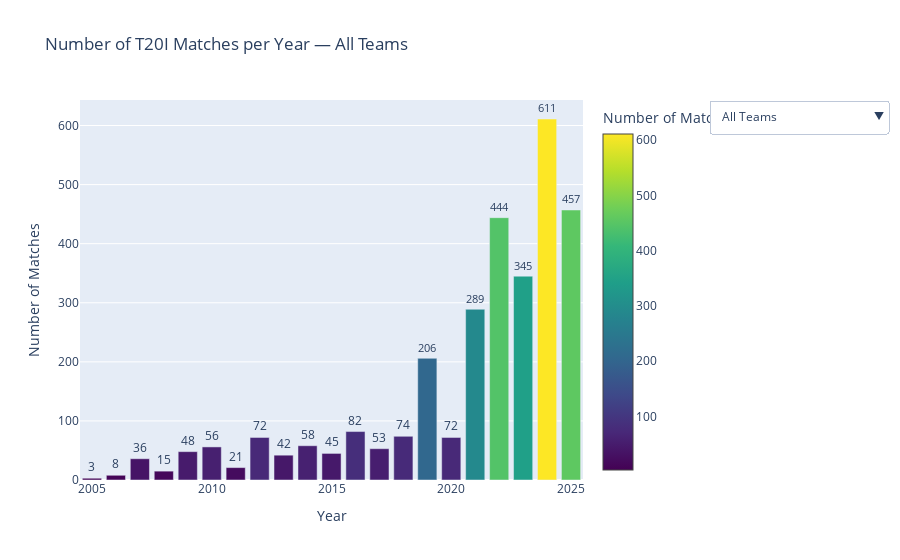

Notebook code cell kept with this figure:
### Markdown cell above
## Distribution of matches by year

### Code cell
match_df['year'] = match_df['date'].dt.year

team_1 = set(match_df['team_1'])
team_2 = set(match_df['team_2'])
teams = sorted(team_1.union(team_2))

team_year_data = {
    team: match_df[(match_df['team_1'] == team) | (match_df['team_2'] == team)]['year'].value_counts().sort_index()
    for team in teams
}

all_year_counts = match_df['year'].value_counts().sort_index()

colors = px.colors.sequential.Viridis
fig = go.Figure()

fig.add_trace(go.Bar(
    x=all_year_counts.index,
    y=all_year_counts.values,
    name="All Matches",
    text=all_year_counts.values,
    textposition='outside',
    marker={
        "color": all_year_counts.values,
        "colorscale": colors,
        "showscale": True,
        "colorbar": {
            "title": "Number of Matches"
        }
    },
    
))

dropdown_buttons = [
    dict(
        label="All Teams",
        method="update",
        args=[
            {
                "x": [all_year_counts.index],
                "y": [all_year_counts.values],
                "text": [all_year_counts.values],
                "marker": {
                    "color": all_year_counts.values,
                    "colorscale": "Viridis",
                    "showscale": True,
                    "colorbar": {
                        "title": "Number of Matches"
                    }
                }
            },
            {"title": "Number of T20I Matches per Year — All Teams"}
        ]
    )
]

for team, year_counts in team_year_data.items():
    dropdown_buttons.append(
        dict(
            label=team,
            method="update",
            args=[
                {
                    "x": [year_counts.index],
                    "y": [year_counts.values],
                    "text": [year_counts.values],
                    "marker": {
                        "color": year_counts.values,
                        "colorscale": colors,
                        "showscale": True,
                        "colorbar": {
                            "title": "Number of Matches"
                        }
                    }
                },
                {"title": f"Number of T20I Matches per Year — {team}"}
            ]
        )
    ) 

fig.update_layout(
    title="Number of T20I Matches per Year — All Teams",
    xaxis_title="Year",
    yaxis_title="Number of Matches",
    updatemenus=[
        dict(
            type="dropdown",
            direction="down",
            showactive=True,
            buttons=dropdown_buttons,
            x=1.25,
            xanchor="left",
            y=1,
            yanchor="top"
        )
    ],
    bargap=0.2
)

fig.show()
